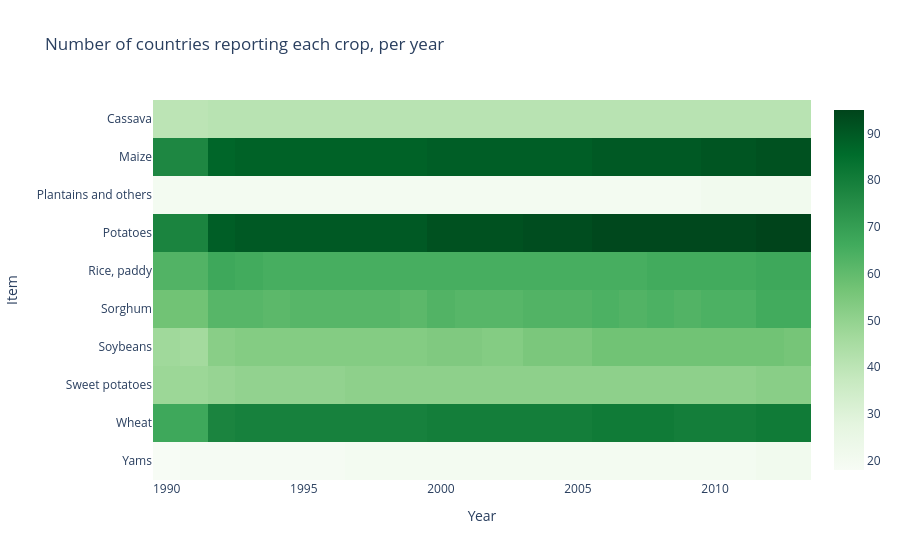

The code cell stored with this chart in its notebook:
### Code cell
cov = panel.pivot_table(index="Item", columns="Year", values="Area", aggfunc="nunique")
px.imshow(cov, aspect="auto", color_continuous_scale="Greens",
          title="Number of countries reporting each crop, per year").show()

### Figure 1 — Plotly figure (JSON) as saved in the notebook; plotly's stock layout.template omitted (floating-point values rounded to 4 significant figures; data arrays with more than 128 entries replaced by an {"elided": "..."} marker saying what was removed)
{"data": [{"coloraxis": "coloraxis", "hovertemplate": "Year: %{x}<br>Item: %{y}<br>color: %{z}<extra></extra>", "name": "0", "type": "heatmap", "x": [1990, 1991, 1992, 1993, 1994, 1995, 1996, 1997, 1998, 1999, 2000, 2001, 2002, 2004, 2005, 2006, 2007, 2008, 2009, 2010, 2011, 2012, 2013], "xaxis": "x", "y": ["Cassava", "Maize", "Plantains and others", "Potatoes", "Rice, paddy", "Sorghum", "Soybeans", "Sweet potatoes", "Wheat", "Yams"], "yaxis": "y", "z": {"elided": "10x23 int values"}}], "layout": {"coloraxis": {"autocolorscale": false, "colorscale": [[0.0, "rgb(247,252,245)"], [0.125, "rgb(229,245,224)"], [0.25, "rgb(199,233,192)"], [0.375, "rgb(161,217,155)"], [0.5, "rgb(116,196,118)"], [0.625, "rgb(65,171,93)"], [0.75, "rgb(35,139,69)"], [0.875, "rgb(0,109,44)"], [1.0, "rgb(0,68,27)"]]}, "title": {"text": "Number of countries reporting each crop, per year"}, "xaxis": {"anchor": "y", "domain": [0.0, 1.0], "title": {"text": "Year"}}, "yaxis": {"anchor": "x", "autorange": "reversed", "domain": [0.0, 1.0], "title": {"text": "Item"}}}}
